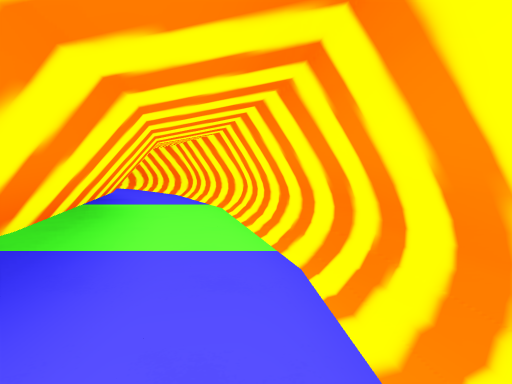
View 1 (above)

24 first-person views from a walk through a 3-D level made in the Godot game engine. The camera is 1.5 m above the floor, tilts 4° down and sees 75° across. The floor is counted in squares, 2 m on a side. Each view is taken from the middle of a square. On the plan, view 1 faces up. The plan holds only what a view shows up to about 11 squares ahead; the rest is blank. The place goes on beyond the plan. Characters and animated objects are not drawn.

View 2
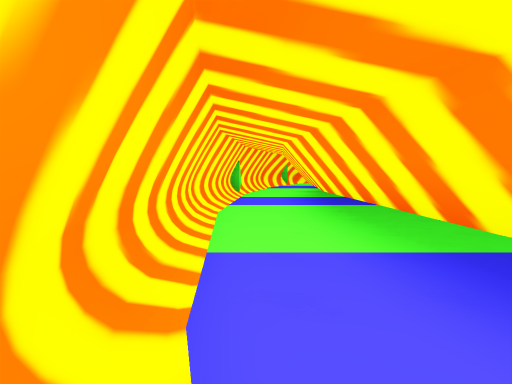

View 3
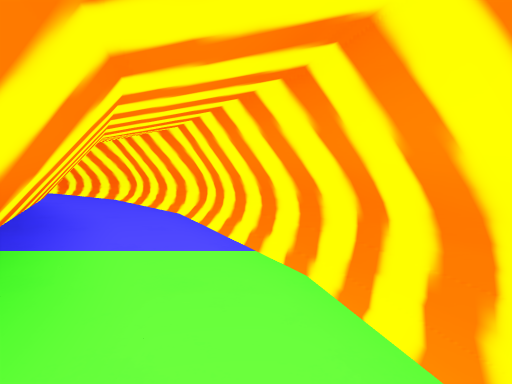

View 4
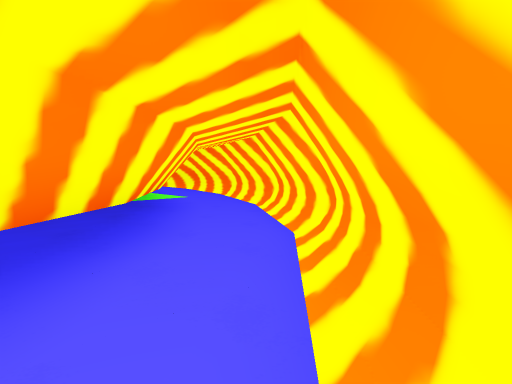

View 5
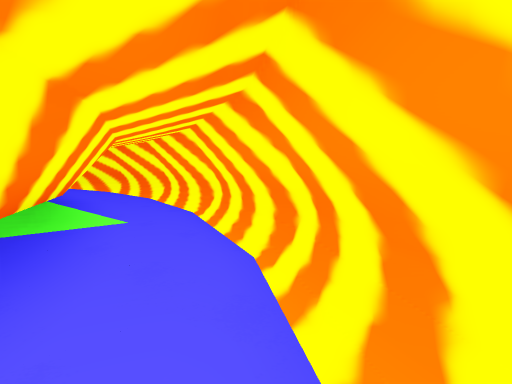

View 6
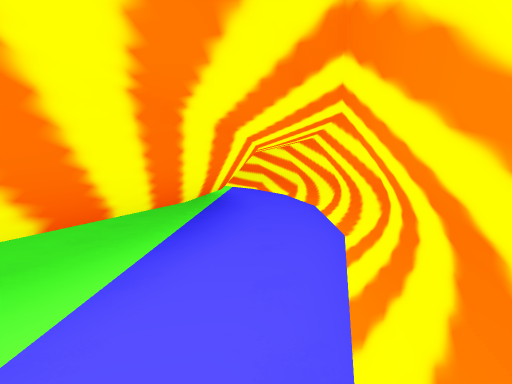

View 7
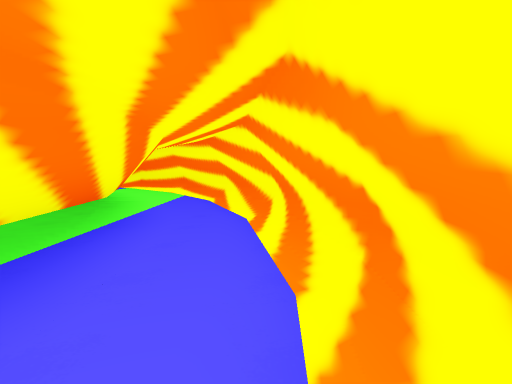

View 8
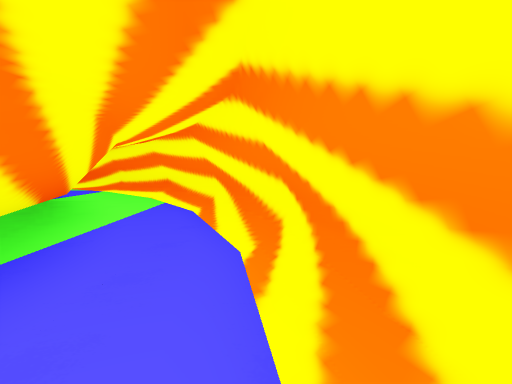

View 9
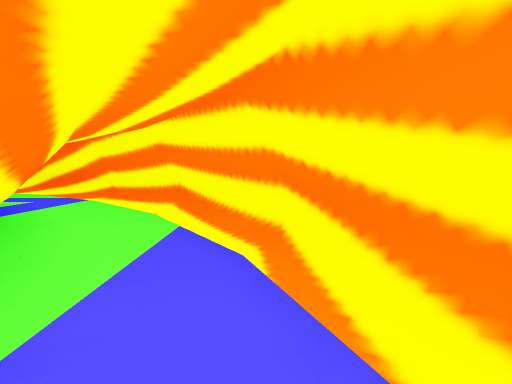

View 10
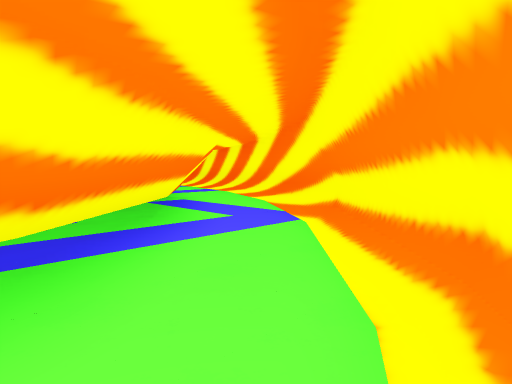

View 11
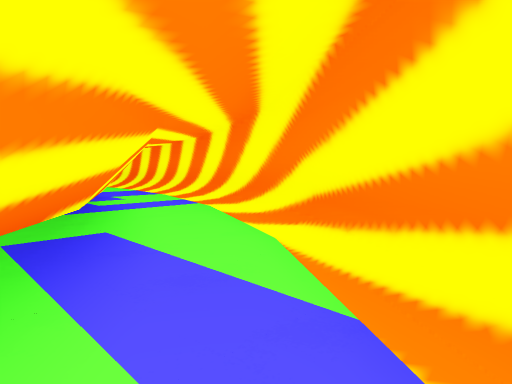

View 12
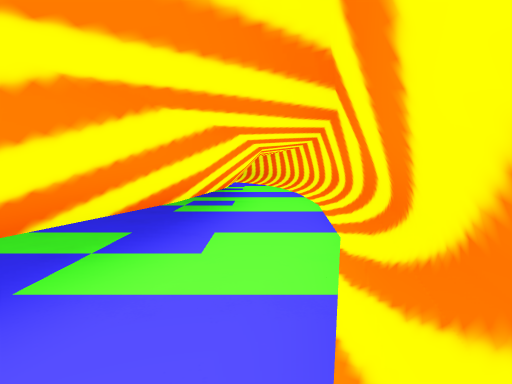

View 13
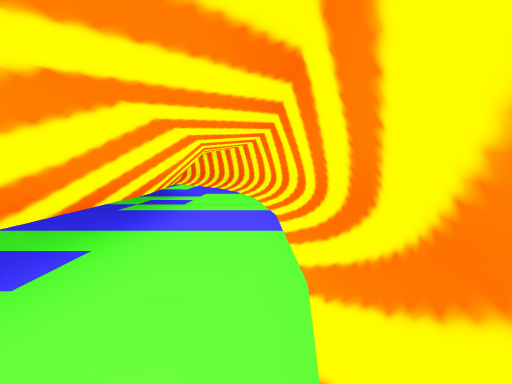

View 14
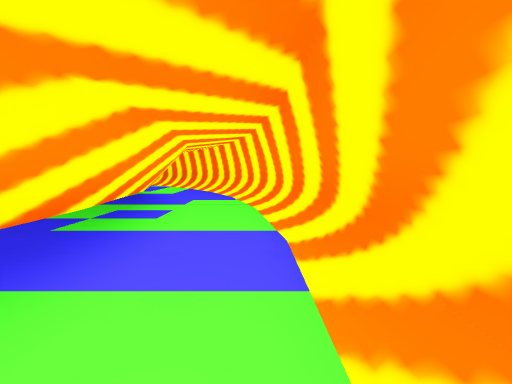

View 15
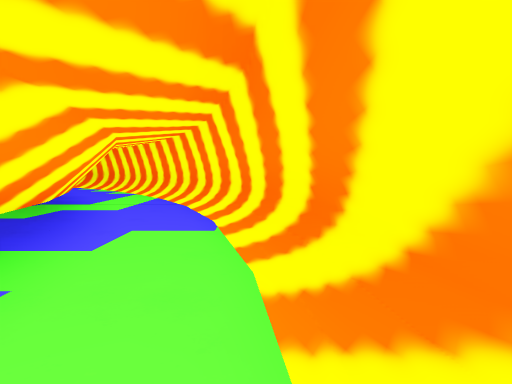

View 16
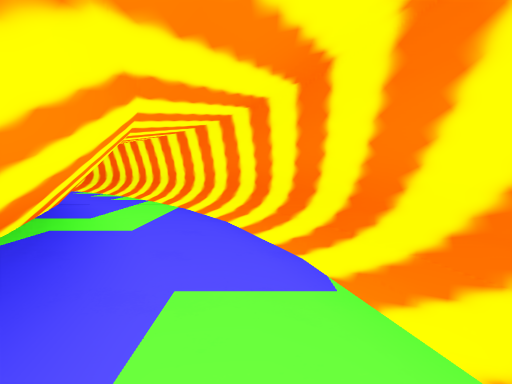

View 17
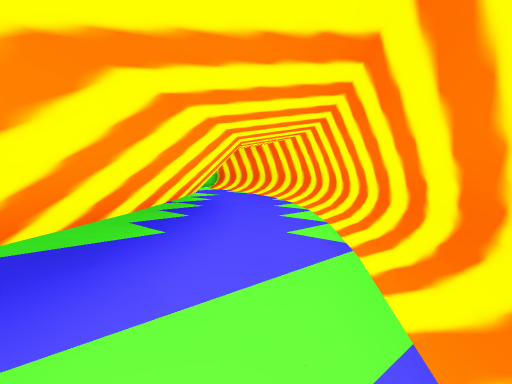

View 18
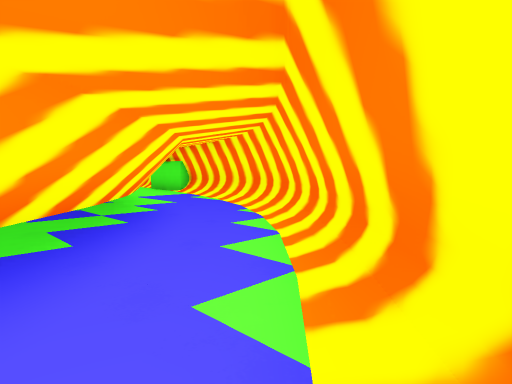

View 19
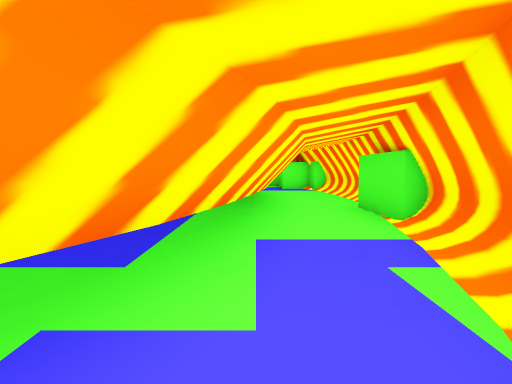

View 20
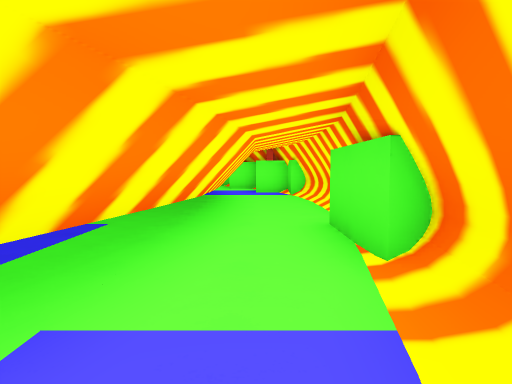

View 21
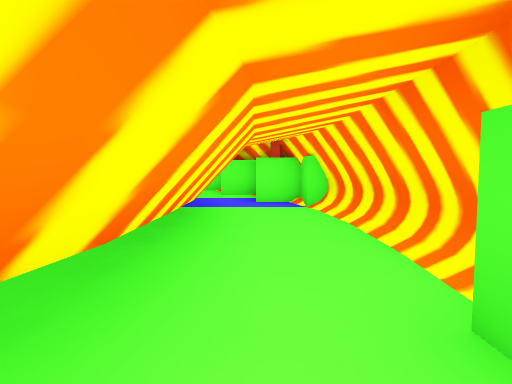

View 22
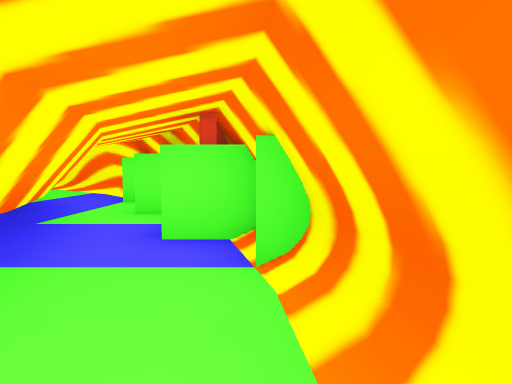

View 23
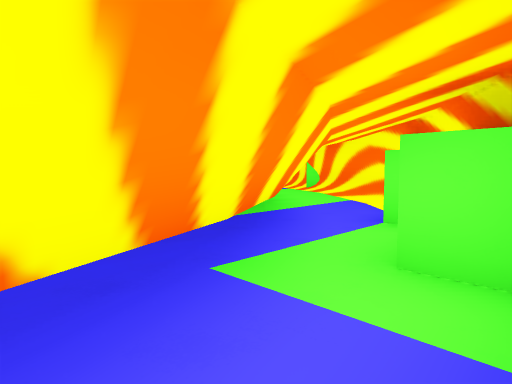

View 24
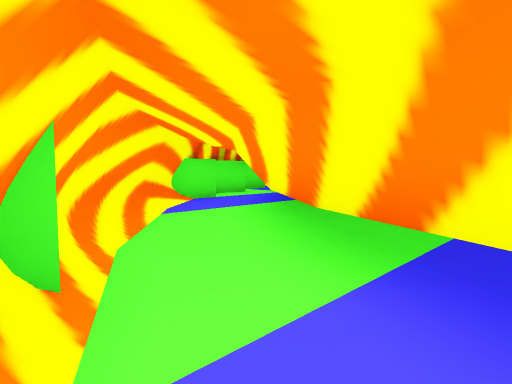

### Floor plan
Key: @ floor where view 1 was taken; # wall or solid block; x gap in a wall; . floor; = window, fence, low wall or low ledge; ^ raised ledge; T thing the floor can be seen under or through.
Columns run from 32 left of view 1 to 1 right of it. Each row starts with its distance up from view 1.
 17               #####=
 16            ###......####
 15          ##.............##
 14        ##...##########....#
 13       #...##^        ^##...##
 12     ##...#^             ##..#
 11     #..#x                ^#..#
 10     #..x                  ^#..#
  9    #..#                    ^#..#
  8   #..#^                     ^#.#
  7   #..#                       #..#
  6  #..#                        ^#.#
  5  #..#                         #.#
  4  #.#^                         #..=
  3  #.#                          #..#
  2  ..#                          ^#.#
  1 #..#                          ^#.#
  0 #..#                           #@#
 -1 #..#                           #.#
 -2 #..=                           #.#
 -3 #..=                           #.#
 -4 #..#                           #.#
 -5 #..#                           #.#
 -6 #..#                           ..#
 -7 =..#                           ..#
 -8  #.#
 -9  #.#^
-10  #..#                        #..
-11   #.#                       ^#.
-12   #..#                      #..#
-13    #.#^                    ^#.##
-14    #..#^                   #..#
-15     #..#^                  ..##
-16      #..##              ^T..##
-17       #...##^        ^^TTTTT
-18        #....###########TT
-19         ##............##
-20           ######.....##
-21                #######

Positions as (right, up) in squares from view 1, and headings:
1: (0, 0), facing up
2: (0, 4), facing down
3: (-1, 4), facing up
4: (-2, 9), facing up-left
5: (-5, 12), facing up-left
6: (-9, 15), facing left
7: (-14, 16), facing left
8: (-16, 16), facing left
9: (-19, 15), facing left
10: (-23, 14), facing down-left
11: (-26, 11), facing down-left
12: (-30, 6), facing down
13: (-31, 1), facing down
14: (-31, -1), facing down
15: (-31, -5), facing down
16: (-30, -7), facing down
17: (-29, -12), facing down-right
18: (-28, -14), facing down-right
19: (-23, -18), facing right
20: (-21, -19), facing right
21: (-18, -19), facing right
22: (-14, -20), facing right
23: (-11, -19), facing up-right
24: (-1, -10), facing down-left
